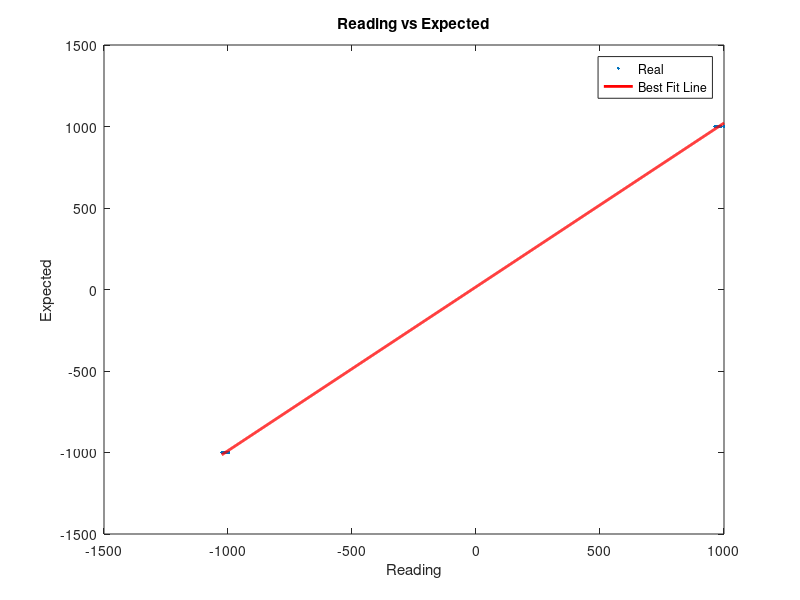
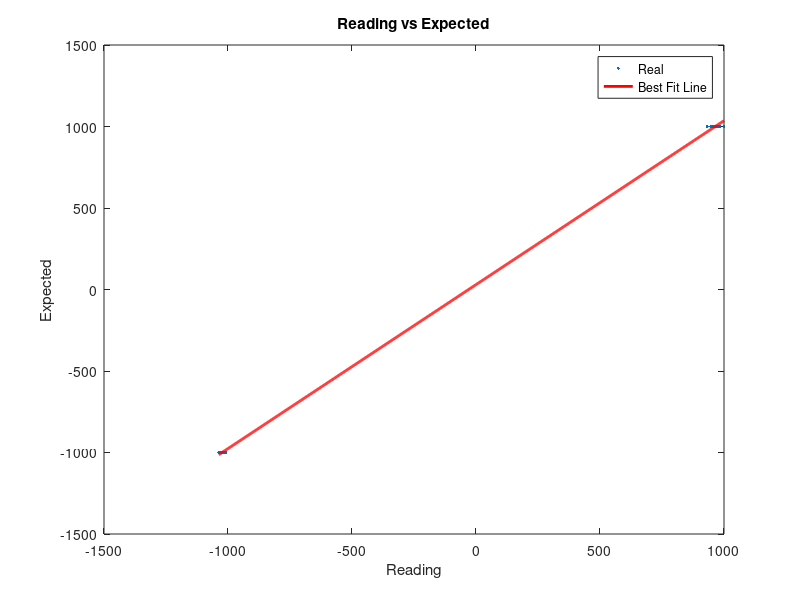
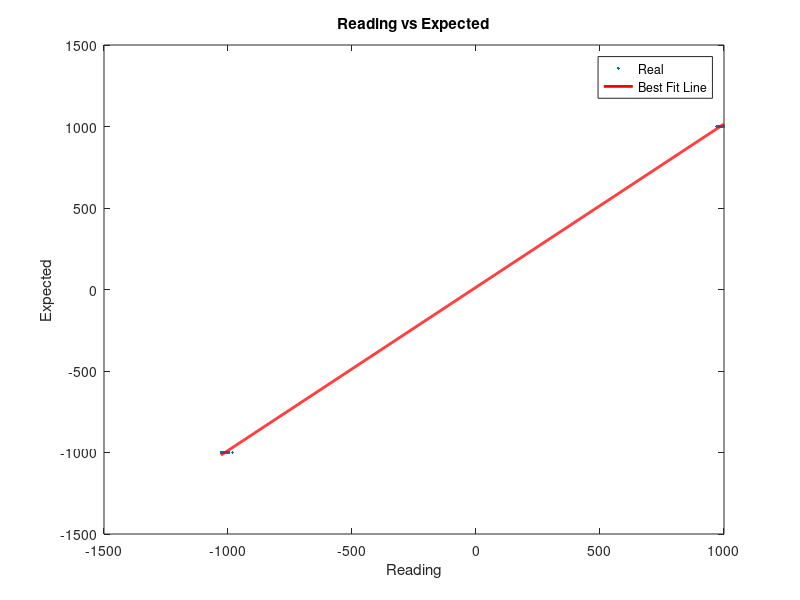

MATLAB code to generate these figures, in order:
close all;

%% AccelX Axis
Array=csvread('AccelX.csv');
col1 = Array(:, 1);
col2 = Array(:, 2);

% Get coefficients of a line fit through the data.
coefficients = polyfit(col1, col2, 1);
% Create a new x axis with exactly 1000 points (or whatever you want).
xFit = linspace(min(col1), max(col1), 1000);
% Get the estimated yFit value for each of those 1000 new x locations.
yFit = polyval(coefficients , xFit);
% Plot everything.
AccelXCoefficients = polyfit(col1, col2 ,1)

figure('Name','AccelX Axis','NumberTitle','off');
plot(col1,col2, '.')
hold on;
plot(xFit, yFit, 'r-', 'LineWidth', 2);
title('Reading vs Expected')
legend('Real','Best Fit Line')
xlabel('Reading')
ylabel('Expected')
hold off;

%% AccelY Axis
Array=csvread('AccelY.csv');
col1 = Array(:, 1);
col2 = Array(:, 2);

% Get coefficients of a line fit through the data.
coefficients = polyfit(col1, col2, 1);
% Create a new x axis with exactly 1000 points (or whatever you want).
xFit = linspace(min(col1), max(col1), 1000);
% Get the estimated yFit value for each of those 1000 new x locations.
yFit = polyval(coefficients , xFit);
% Plot everything.
AccelYCoefficients = polyfit(col1, col2 ,1)

figure('Name','AccelY Axis','NumberTitle','off');
plot(col1,col2, '.')
hold on;
plot(xFit, yFit, 'r-', 'LineWidth', 2);
title('Reading vs Expected')
legend('Real','Best Fit Line')
xlabel('Reading')
ylabel('Expected')
hold off;

%% AccelZ Axis
Array=csvread('AccelZ.csv');
col1 = Array(:, 1);
col2 = Array(:, 2);

% Get coefficients of a line fit through the data.
coefficients = polyfit(col1, col2, 1);
% Create a new x axis with exactly 1000 points (or whatever you want).
xFit = linspace(min(col1), max(col1), 1000);
% Get the estimated yFit value for each of those 1000 new x locations.
yFit = polyval(coefficients , xFit);
% Plot everything.
AccelZCoefficients = polyfit(col1, col2 ,1)

figure('Name','AccelZ Axis','NumberTitle','off');
plot(col1,col2, '.')
hold on;
plot(xFit, yFit, 'r-', 'LineWidth', 2);
title('Reading vs Expected')
legend('Real','Best Fit Line')
xlabel('Reading')
ylabel('Expected')
hold off;